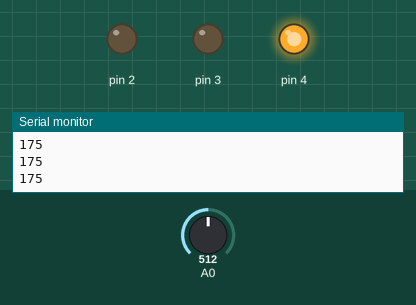
A sketch run on a simulated Arduino Uno, built with avr-gcc and run on an emulated ATmega328P. Parts: output pins drawn as LEDs (lit = HIGH), the last lines printed to the serial monitor. The inputs (shaded band) are chosen by the test bench; at power-on: A0 = 512.

Above: at 1.2 s.
1.3 s: A0 set to 177
2.8 s: A0 set to 159
At 3.7 s:
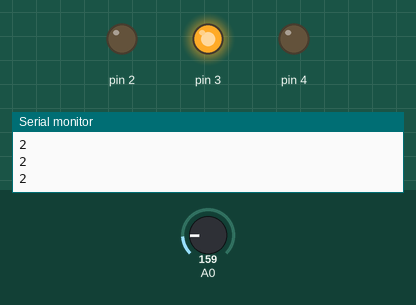
4.3 s: A0 set to 122
At 4.8 s:
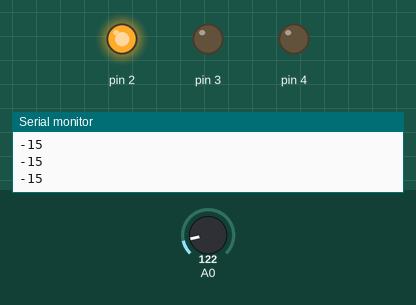
5.8 s: A0 set to 306
At 7.0 s:
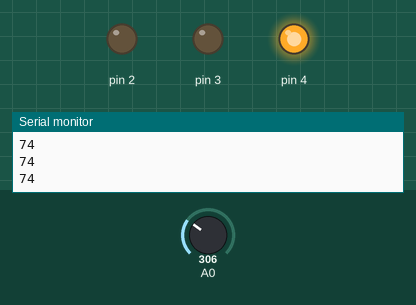
7.3 s: A0 set to 0
At 8.3 s:
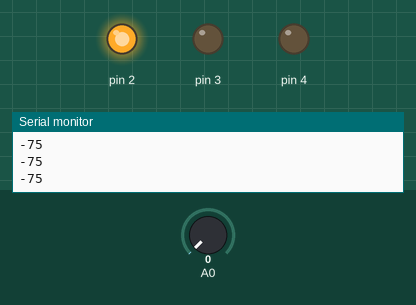
Timing chart, 0 to 9.8 s (numbered marks = the images above; inputs shaded):
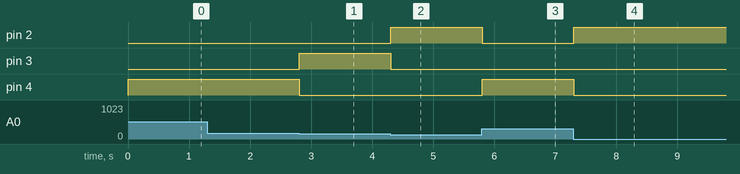

Measured:
- the behaviour switches between 160 and 159 on A0 (found by bisection; images 0 and 1)
- after the input at 2.8 s, pin 3: LOW → HIGH at once; pin 4: HIGH → LOW at once
- after the input at 4.3 s, pin 2: LOW → HIGH at once; pin 3: HIGH → LOW at once
- after the input at 5.8 s, pin 2: HIGH → LOW at once; pin 4: LOW → HIGH at once
- after the input at 7.3 s, pin 2: LOW → HIGH at once; pin 4: HIGH → LOW at once

The sketch:

FM625_Lab15.ino
```cpp
void setup() {
  Serial.begin(9600);
  pinMode(2, OUTPUT);
  pinMode(3, OUTPUT);
  pinMode(4, OUTPUT);
  digitalWrite(2, LOW);
  digitalWrite(3, LOW);
  digitalWrite(4, LOW);
}

void loop() {
  int base = 25;
  float value = analogRead(A0);
  float voltage = (value / 1024) * 5;
  float tempValue = (voltage - 0.5) * 100;
  // 將溫度值減去基準值 25 度並轉換為 int 整數型別
  int x = tempValue - base;
  Serial.println(x);
  if (x < 0) { // 限制 x 的數值為高於基準值 4 度以內
    x = 0;
  }
  if (x > 4) {
    x = 4;
  }
  switch (x) {
    case 0:    // 若溫度為 25 度以下則亮藍燈
      digitalWrite(2, HIGH);
      digitalWrite(3, LOW);
      digitalWrite(4, LOW);
      break;
    case 2:    // 若溫度為 27 度則亮綠燈
      digitalWrite(2, LOW);
      digitalWrite(3, HIGH);
      digitalWrite(4, LOW);
      break;
    case 4:    // 若溫度為 29 度以上則亮紅燈
      digitalWrite(2, LOW);
      digitalWrite(3, LOW);
      digitalWrite(4, HIGH);
      break;
  }
}
```
